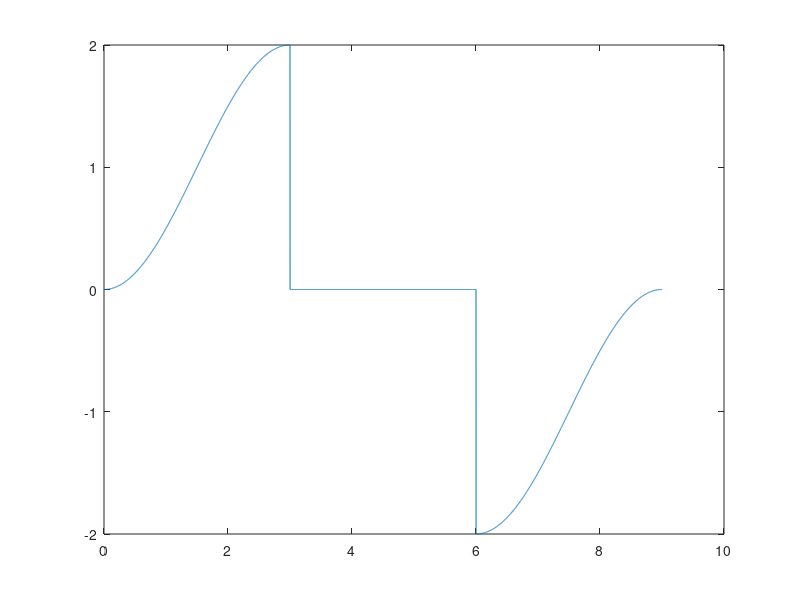

The MATLAB source for this figure:
t_max=3;
v_max=5;
k=2;
t1=3;
t2=6;
t3=9;
ts=[0:0.001:t3];
i=0;
v=ts;
a=ts;

T=2*t1;
for t = [0:0.001:t3]
    i=i+1;
    if(t<=t1)
        a(i)=k*0.5*cos((2*pi)/T*(t+t1))+k*0.5;
    elseif(t<=t2)
        a(i)=0;
    elseif(t<=t3)
        a(i)=k*0.5*cos((2*pi)/T*(t+t1-t2))-k*0.5;
    end
end
        
plot(ts,a)
